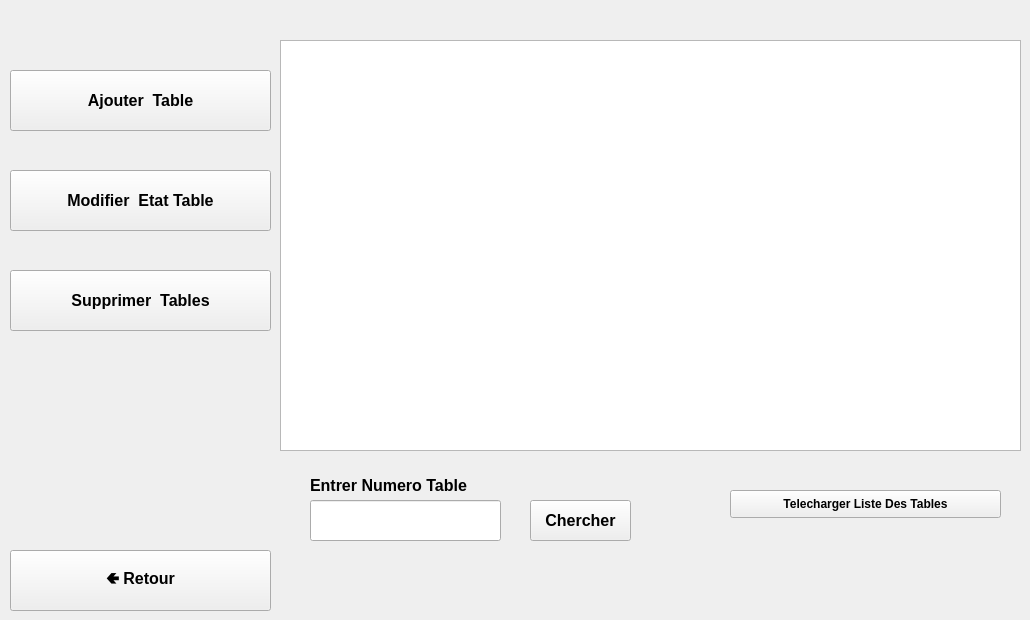
      <widget class="QWidget" name="tab_4">
       <attribute name="title">
        <string>Gerer Tables</string>
       </attribute>
       <widget class="QPushButton" name="pushButton_ajoutertab_2">
        <property name="geometry">
         <rect>
          <x>10</x>
          <y>70</y>
          <width>261</width>
          <height>61</height>
         </rect>
        </property>
        <property name="font">
         <font>
          <pointsize>12</pointsize>
          <weight>75</weight>
          <bold>true</bold>
          <underline>false</underline>
         </font>
        </property>
        <property name="styleSheet">
         <string notr="true">QPushButton{
}
background-color: rgb(255, 0, 0);</string>
        </property>
        <property name="text">
         <string>Ajouter  Table</string>
        </property>
       </widget>
       <widget class="QPushButton" name="pushButton_modifiertab_2">
        <property name="geometry">
         <rect>
          <x>10</x>
          <y>170</y>
          <width>261</width>
          <height>61</height>
         </rect>
        </property>
        <property name="font">
         <font>
          <pointsize>12</pointsize>
          <weight>75</weight>
          <bold>true</bold>
          <underline>false</underline>
         </font>
        </property>
        <property name="text">
         <string>Modifier  Etat Table</string>
        </property>
       </widget>
       <widget class="QPushButton" name="pushButton_supprimertab_2">
        <property name="geometry">
         <rect>
          <x>10</x>
          <y>270</y>
          <width>261</width>
          <height>61</height>
         </rect>
        </property>
        <property name="font">
         <font>
          <pointsize>12</pointsize>
          <weight>75</weight>
          <bold>true</bold>
          <underline>false</underline>
         </font>
        </property>
        <property name="text">
         <string>Supprimer  Tables</string>
        </property>
       </widget>
       <widget class="QPushButton" name="pushButton_retour_6">
        <property name="geometry">
         <rect>
          <x>10</x>
          <y>550</y>
          <width>261</width>
          <height>61</height>
         </rect>
        </property>
        <property name="font">
         <font>
          <pointsize>12</pointsize>
          <weight>75</weight>
          <bold>true</bold>
          <underline>false</underline>
         </font>
        </property>
        <property name="text">
         <string>🢀 Retour</string>
        </property>
       </widget>
       <widget class="QTableView" name="tableView_table_2">
        <property name="geometry">
         <rect>
          <x>280</x>
          <y>40</y>
          <width>741</width>
          <height>411</height>
         </rect>
        </property>
       </widget>
       <widget class="QPushButton" name="pushButton_table_2">
        <property name="geometry">
         <rect>
          <x>730</x>
          <y>490</y>
          <width>271</width>
          <height>28</height>
         </rect>
        </property>
        <property name="font">
         <font>
          <weight>75</weight>
          <bold>true</bold>
          <underline>false</underline>
         </font>
        </property>
        <property name="styleSheet">
         <string notr="true"/>
        </property>
        <property name="text">
         <string>Telecharger Liste Des Tables</string>
        </property>
       </widget>
       <widget class="QLabel" name="label_4">
        <property name="geometry">
         <rect>
          <x>310</x>
          <y>470</y>
          <width>221</width>
          <height>31</height>
         </rect>
        </property>
        <property name="font">
         <font>
          <pointsize>12</pointsize>
          <weight>75</weight>
          <bold>true</bold>
          <underline>false</underline>
         </font>
        </property>
        <property name="text">
         <string>Entrer Numero Table</string>
        </property>
       </widget>
       <widget class="QPushButton" name="pushButton_cherchertab_2">
        <property name="geometry">
         <rect>
          <x>530</x>
          <y>500</y>
          <width>101</width>
          <height>41</height>
         </rect>
        </property>
        <property name="font">
         <font>
          <pointsize>12</pointsize>
          <weight>75</weight>
          <bold>true</bold>
          <underline>false</underline>
         </font>
        </property>
        <property name="text">
         <string>Chercher</string>
        </property>
       </widget>
       <widget class="QLineEdit" name="lineEdit_4">
        <property name="geometry">
         <rect>
          <x>310</x>
          <y>500</y>
          <width>191</width>
          <height>41</height>
         </rect>
        </property>
       </widget>
      </widget>
